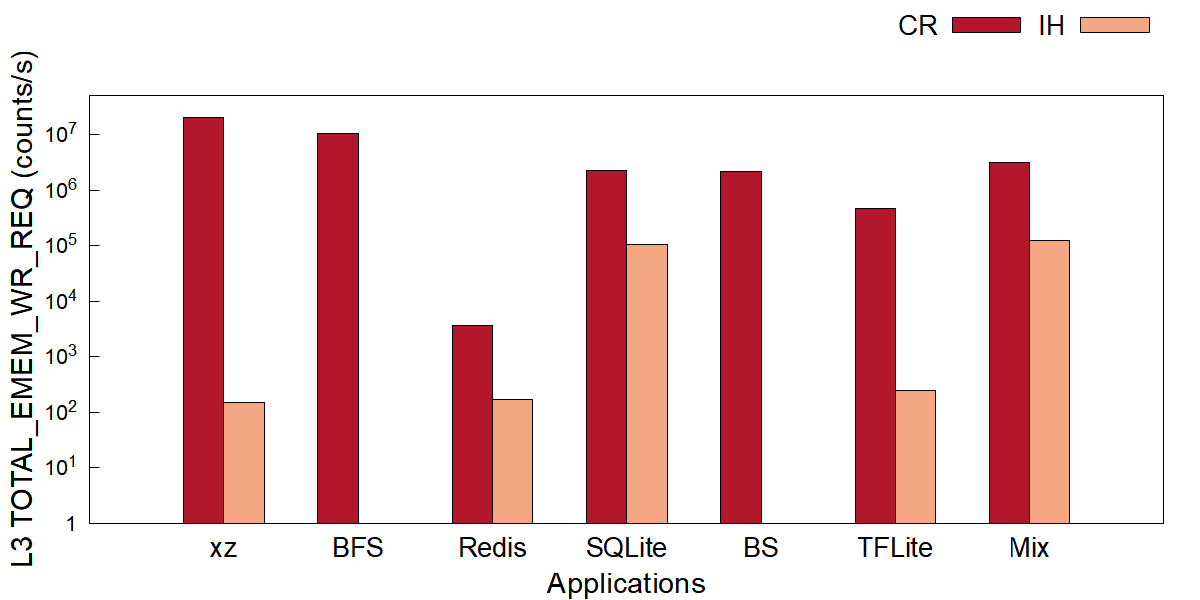

gnuplot code for this plot:
# l3_total_emem_wr_req.plt - one counter, one bar per application per data path.
#
# Style mirrors the paper bar charts (image/*.plt): clustered
# bars, Arial 16/22/20, opaque fill with black border, key
# outside top right.  Bars use `with boxes` with explicit
# width and offsets (see tools/gen_fig_plts.py); xrange
# [0:8] centers the 7 application groups.  Full 4-side
# frame (border 15), tics only on left y / bottom x
# (nomirror).  Colors: 2-series figures use #B2172B
# (left, dark) / #F5A682 (right, light); the 3-series
# figure keeps dark gray / light gray / red.
#
# Log y axis: raw counts/s, starts at 1, coarse decade
# tics 1, 10, 100, ... only (10^{%L}, no minor tics);
# the IH series would be invisible on a linear axis.
#
# Data: fig/l3_total_emem_wr_req.dat (raw differenced rates).
#
# Usage: gnuplot fig/l3_total_emem_wr_req.plt   (from the repo root)

set terminal pngcairo size 1200,600 enhanced font 'Arial,16'
set output 'fig/l3_total_emem_wr_req.png'

set ylabel 'L3 TOTAL\_EMEM\_WR\_REQ (counts/s)' font 'Arial,22'
set xlabel 'Applications' font 'Arial,22'

set style fill solid border -1
set boxwidth 0.30

set yrange [1:5e+07]
set logscale y 10
unset mytics
set format y '10^{%L}'
set ytics add ("1" 1)

set border 15
set ytics nomirror
set xtics nomirror

# xtics anchored at the cluster centers (1..7); the app
# names come from fig/l3_total_emem_wr_req.dat column 1.
set xtics ('xz' 1, 'BFS' 2, 'Redis' 3, 'SQLite' 4, 'BS' 5, 'TFLite' 6, 'Mix' 7) font ',20'
set xrange [0:8]

set tmargin 4
set key outside top right horizontal font 'Arial,20'

C_CR = "#B2172B"
C_IH = "#F5A682"

plot 'fig/l3_total_emem_wr_req.dat' using ($0+1-0.150):2 with boxes title 'CR' lc rgb C_CR, \
     '' using ($0+1+0.150):3 with boxes title 'IH' lc rgb C_IH
